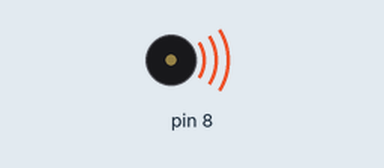
Recording of a sketch running on a simulated Arduino Uno, built with avr-gcc and run on an emulated ATmega328P. On the bench: buzzer (waves = sounding).

Above: at 0.5 s.
At 4.5 s:
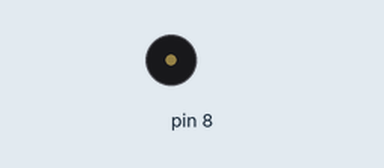
Timing chart, 0 to 6.5 s (numbered marks = the images above):
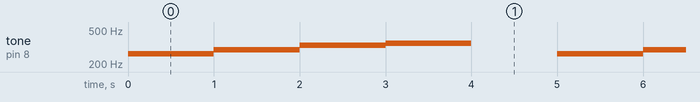

The sketch:

Piezo_Buzzer_test.ino
```cpp
// create an array of notes
// frequencies of middle C, D, E, and F
int notes[] = {262, 294, 330, 349};

void setup() {
  //start serial communication
  Serial.begin(9600);
}

void loop() {

  for (int i=0; i<4; i++){
    tone(8, notes[i]);
    delay(1000);
  }
  noTone(8);
  delay(1000);
}
```

Measured:
- by itself, tone on pin 8: repeats every 5.0 s: 294 Hz 1.0 s, 330 Hz 1.0 s, 349 Hz 1.0 s, silent 1.0 s, 262 Hz 1.0 s
